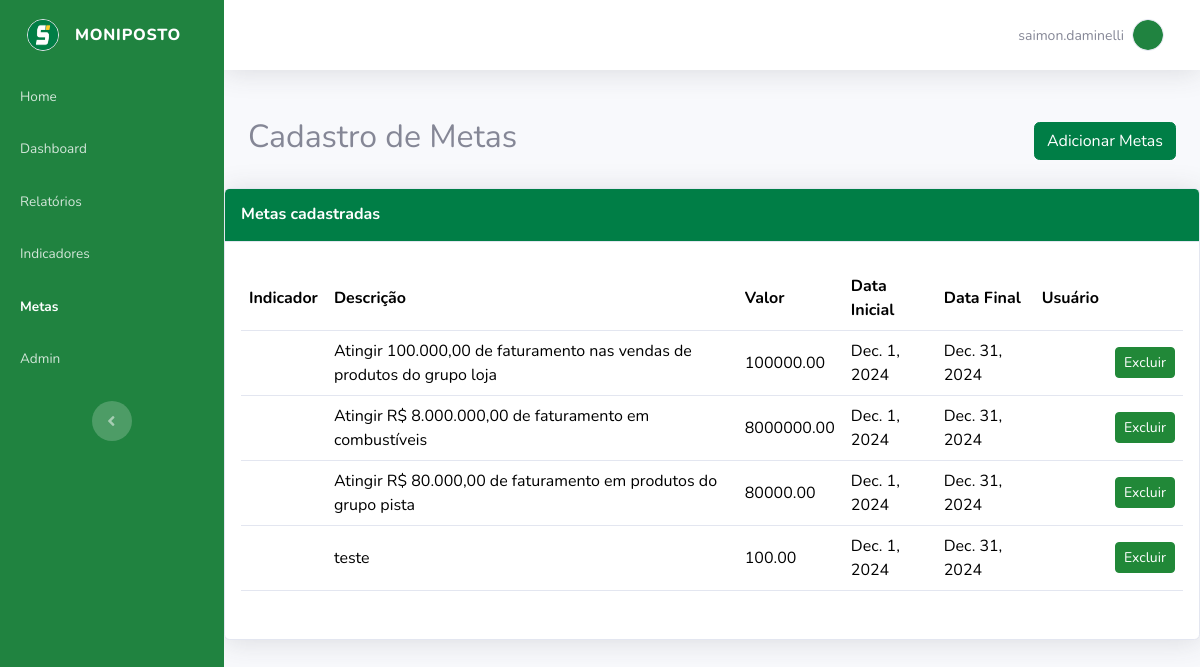
Screenshot of /metas/ (signed in) with the database file from the repository.
### pagina/models.py (models this page shows, shortened)
class CustomUser(AbstractUser):
    telefone = models.CharField(max_length=15, blank=True, null=True)
    endereco = models.CharField(max_length=255, blank=True, null=True)
    groups = models.ManyToManyField(
        Group,
        related_name="customuser_set",  # Adicionar um related_name único
        blank=True
    )
    user_permissions = models.ManyToManyField(
        Permission,
        related_name="customuser_set",  # Adicionar um related_name único
        blank=True
    )

class Metas(models.Model):
    indicador = models.ForeignKey(Indicador, on_delete=models.CASCADE)
    descricao = models.TextField()
    valor = models.DecimalField(max_digits=10, decimal_places=2)
    dt_inicio = models.DateField()
    dt_fim = models.DateField()

### pagina/views.py (the view)
# urls.py: path('metas/', views.metas_view, name='metas'),
@login_required
def metas_view(request):
    indicadores = Indicador.objects.all()  # Puxa todos os indicadores
    metas = Metas.objects.all()  # Puxa todas as metas
    context = {
        'indicadores': indicadores,
        'metas': metas,
    }
    return render(request, 'metas.html', context)

### pagina/templates/metas.html (shortened to what this page needs)
<!DOCTYPE html>
<html lang="en" data-bs-theme="light">
<head>
    {% load static %}
    <link rel="stylesheet" href="{% static 'assets/bootstrap/css/bootstrap.min.css' %}">
    <link rel="stylesheet" href="https://use.fontawesome.com/releases/v5.12.0/css/all.css">
    <link rel="stylesheet" href="https://cdnjs.cloudflare.com/ajax/libs/typicons/2.0.9/typicons.min.css">
    <link rel="stylesheet" href="{% static 'assets/css/styles.min.css' %}">
</head>
<body id="page-top">
    <div id="wrapper">
        <nav class="navbar align-items-start sidebar sidebar-dark accordion bg-gradient-primary p-0 navbar-dark" style="background: rgb(32,131,64); padding-bottom: 0px; margin-bottom: 78px;">
            <div class="container-fluid d-flex flex-column p-0">
                <a class="navbar-brand d-flex justify-content-center align-items-center sidebar-brand m-0" href="{% url 'home' %}">
                    <img class="border rounded-circle" src="{% static 'assets/img/ativos/logoreduzida.png' %}" width="32" height="32">
                    <div class="sidebar-brand-text mx-3"><span>Moniposto</span></div>
                </a>
                <ul class="navbar-nav text-light" id="accordionSidebar">
                    <li class="nav-item"><a class="nav-link" href="{% url 'home' %}"><span>Home</span></a></li>
                    <li class="nav-item"><a class="nav-link" href="{% url 'dashboard' %}"><span>Dashboard</span></a></li>
                    <li class="nav-item"><a class="nav-link" href="{% url 'rel' %}"><span>Relatórios</span></a></li>
                    <li class="nav-item"><a class="nav-link" href="{% url 'indicadores' %}"><span>Indicadores</span></a></li>
                    <li class="nav-item"><a class="nav-link active" href="{% url 'metas' %}"><span>Metas</span></a></li>
                    <li class="nav-item"><a class="nav-link" href="{% url 'admin' %}"><span>Admin</span></a></li>
                </ul>
                <div class="text-center d-none d-md-inline">
                    <button class="btn rounded-circle border-0" id="sidebarToggle" type="button"></button>
                </div>
            </div>
        </nav>
        <div class="d-flex flex-column" id="content-wrapper">
            <div id="content">
                <nav class="navbar navbar-expand bg-white shadow mb-4 topbar">
                    <div class="container-fluid">
                        <ul class="navbar-nav flex-nowrap ms-auto">
                            <li class="nav-item dropdown no-arrow">
                                <a class="dropdown-toggle nav-link" aria-expanded="false" data-bs-toggle="dropdown" href="#">
                                    <span class="d-none d-lg-inline me-2 text-gray-600 small">{{ request.user.username }}</span>
                                    <img class="border rounded-circle img-profile" src="{% static 'assets/img/avatars/avatar1.png' %}" width="32" height="32">
                                </a>
                            </li>
                        </ul>
                    </div>
                </nav>
                <div class="container mt-5">
                    <div class="d-sm-flex justify-content-between align-items-center mb-4">
                        <h2>Cadastro de Metas</h2>
                        <button type="button" class="btn btn-primary" data-bs-toggle="modal" data-bs-target="#addIndicadorModal">
                            Adicionar Metas
                        </button>
                    </div>
                </div>
                <div class="card shadow">
                    <div class="card-header py-3">
                        <h6 class="text-primary m-0 fw-bold text-white">Metas cadastradas</h6>
                    </div>
                    <div class="card-body">
                        <div class="table-responsive table mt-2">
                            <table class="table" id="dataTable">
                                <thead>
                                    <tr>
                                        <th>Indicador</th>
                                        <th>Descrição</th>
                                        <th>Valor</th>
                                        <th>Data Inicial</th>
                                        <th>Data Final</th>
                                        <th>Usuário</th>
                                    </tr>
                                </thead>
                                <tbody>
                                    {% for metas in metas %}
                                        <tr>
                                            <td>{{ Metas.indicador.nome_indicador }}</td>
                                            <td>{{ metas.descricao }}</td>
                                            <td>{{ metas.valor }}</td>
                                            <td>{{ metas.dt_inicio }}</td>
                                            <td>{{ metas.dt_fim }}</td>
                                            <td>{{ metas.usuario.username }}</td>
                                            <td>
                                                <form action="{% url 'metas_delete' metas.id %}" method="POST" style="display:inline;">
                                                    <button
                                                        type="submit"
                                                        class="btn btn-sm"
                                                        style="background-color: #218838; color: #fff; border-color: #218838;"
                                                        onclick="return confirm('Tem certeza que deseja excluir esta meta?')">
                                                        Excluir
                                                    </button>
                                                </form>
                                            </td>
                                        </tr>
                                    {% empty %}
                                        <tr>
                                            <td colspan="6" class="text-center">Nenhuma meta cadastrada.</td>
                                        </tr>
                                    {% endfor %}
                                </tbody>
                            </table>
                        </div>
                    </div>
                </div>
                </div>
            </div>
        </div>
</body>
</html>

### pagina/templates/metas.html (style rules this page uses)
.card-header { background-color: #007E46; color: #FFFFFF; }
.btn-primary { background-color: #007E46; border-color: #007E46; }
table th, table td { vertical-align: middle; }

### rows the page displays
CustomUser: user.username "saimon.daminelli"
Metas: descricao "Atingir 100.000,00 de faturamento nas vendas de produtos do grupo loja", valor "100000.00", dt_inicio "Dec. 1, 2024", dt_fim "Dec. 31, 2024"
Metas: descricao "Atingir R$ 8.000.000,00 de faturamento em combustíveis", valor "8000000.00", dt_inicio "Dec. 1, 2024", dt_fim "Dec. 31, 2024"
Metas: descricao "Atingir R$ 80.000,00 de faturamento em produtos do grupo pista", valor "80000.00", dt_inicio "Dec. 1, 2024", dt_fim "Dec. 31, 2024"
Metas: descricao "teste", valor "100.00", dt_inicio "Dec. 1, 2024", dt_fim "Dec. 31, 2024"
